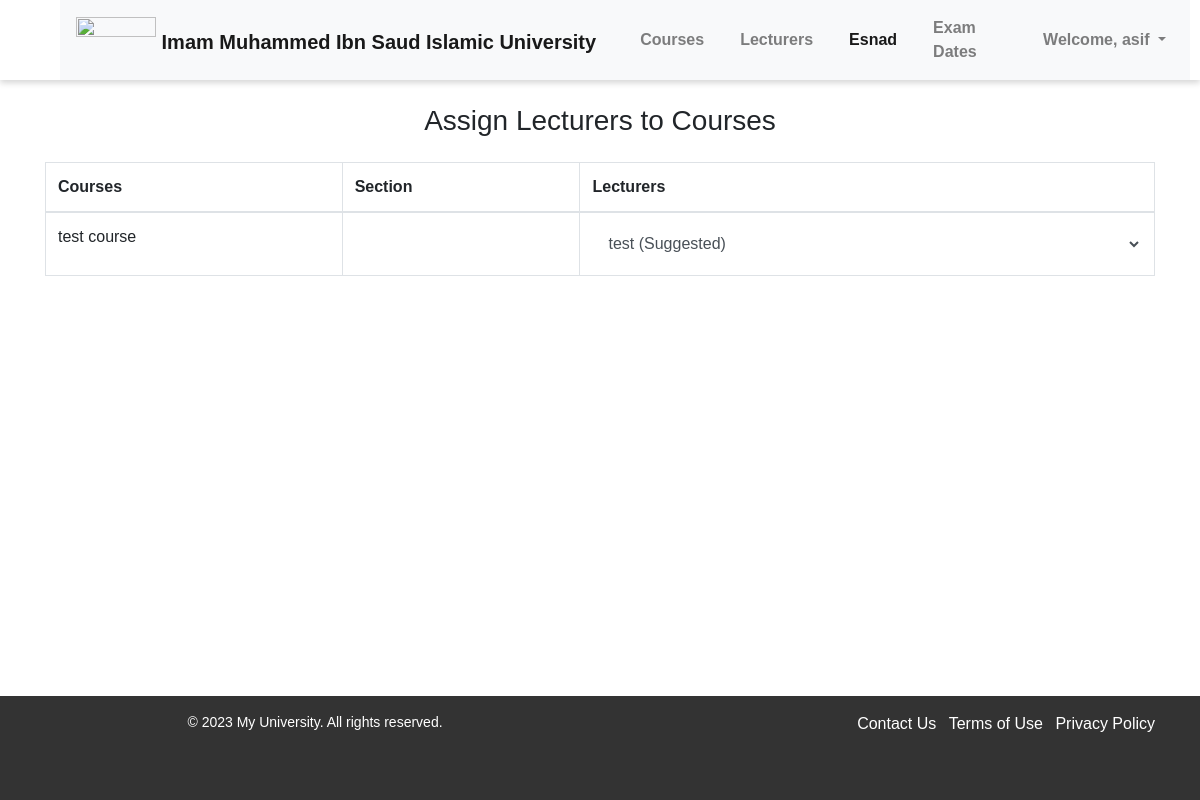
Before: /esnad/ (signed in) with the older database file.
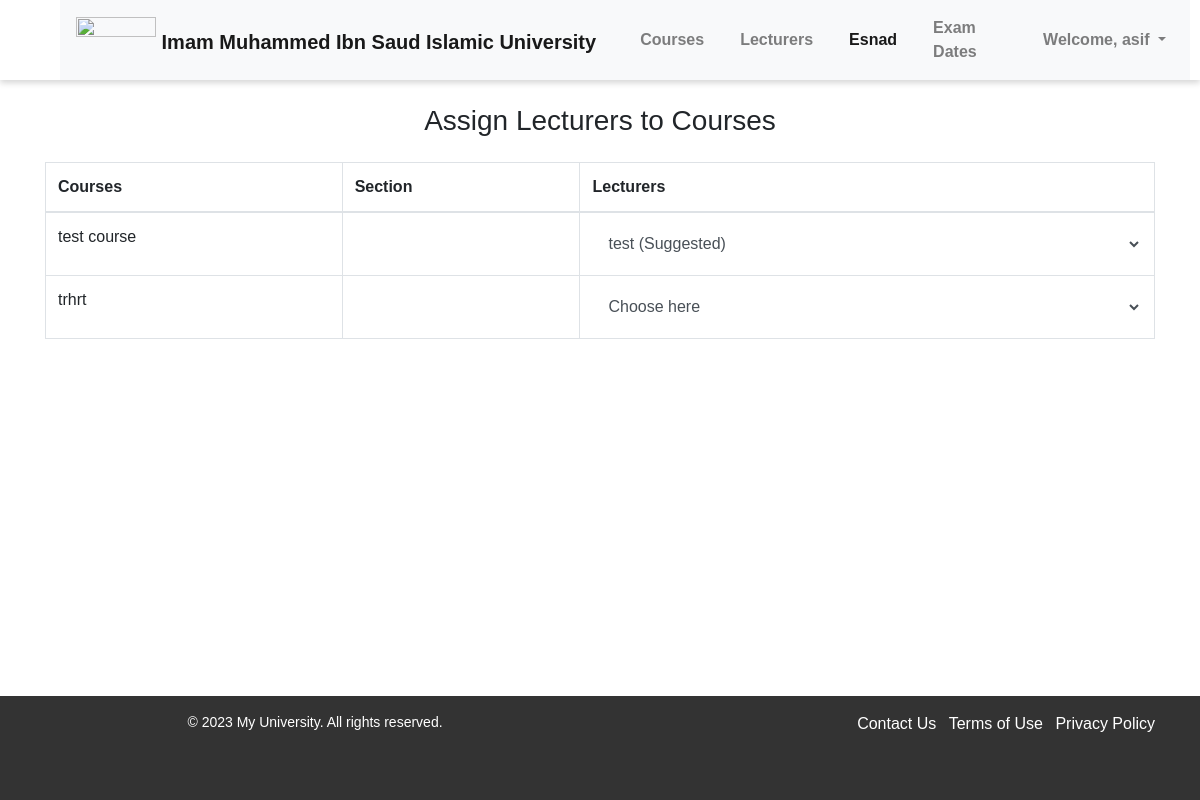
After: the same page with the newer database file.
### pages/models.py (models this page shows, shortened)
class Course(models.Model):
    course_code = models.CharField(max_length=100)
    course_name = models.CharField(max_length=100)
    credit_hours = models.PositiveIntegerField(null=True)
    course_lecturer = models.ForeignKey('Lecturer', on_delete=models.SET_NULL, null=True, related_name='courses_taught')
    course_level = models.PositiveIntegerField(null=True)
    course_lab_lecturer = models.ForeignKey('Lecturer', on_delete=models.SET_NULL, null=True, blank=True, related_name='lab_courses_taught')
    course_past_lecturers = models.ManyToManyField('Lecturer', related_name='past_courses', blank=True)
    course_time = models.TimeField(null=True, blank=True)
    course_day = models.CharField(max_length=1, choices=DAYS_OF_WEEK, null=True, blank=True)
    course_department = models.ForeignKey('Department', on_delete=models.SET_NULL, null=True, blank=True)
    course_building = models.CharField(max_length=100, blank=True)
    course_section = models.CharField(max_length=100, blank=True)

### pages/views.py (the view)
# urls.py: path('esnad/', esnad, name='esnad'),
@login_required(login_url='login')
def esnad(request):
    lecturers = Lecturer.objects.all()
    courses = Course.objects.all()
    return render(request, 'esnad.html', {'lecturers': lecturers, 'courses': courses})

### pages/templates/esnad.html (shortened to what this page needs)
{% extends 'base.html' %}
{% load static %}
{% block extra_css %}
    <link rel="stylesheet" href="{% static 'esnad.css' %}">
{% endblock %}
{% block content %}
    <div class="container">
        <h3 class="mt-4 mb-4 text-center">Assign Lecturers to Courses</h3>
        <table class="table table-hover table-bordered">
            <thead>
              <tr>
                <th scope="col">Courses</th>
                <th scope="col">Section</th>
                <th scope="col">Lecturers</th>
              </tr>
            </thead>
            <tbody>
              {% for course in courses %}
                <tr>
                    <td>{{ course.course_name }}</td>
                    <td>{{ course.course_section }}</td>
                    <td>
                    <form action="{% url 'add_lecturer_to_course' course.id %}" method="POST">
                        <select name="lecturer" name="lecturer" class="form-control bg-white border-0" onchange="this.form.submit()" {% if not user.is_superuser %} disabled {% endif %}>
                            <option value="" selected disabled hidden>Choose here</option>
                        {% for lecturer in lecturers %}
                            {% if lecturer == course.course_lecturer %}
                                <option value="{{ lecturer.id }}" selected>
                                    {{ lecturer.lecturer_name }}
                                    {% if user.is_superuser and lecturer in course.course_past_lecturers.all %}
                                        <span style="font-size: 10px;">(Suggested)</span>
                                    {% elif lecturer.lecturer_department == course.course_department %}
                                        <span style="font-size: 10px;">(Suggested)</span>
                                    {% endif %}
                                </option>
                            {% endif %}
                        {% endfor %}
                        </select>
                    </form>
                    </td>
                </tr>
                {% endfor %}
            </tbody>
          </table>
    </div>
{% endblock %}

Changed rows visible on the page:
added Course: course_name "trhrt"
